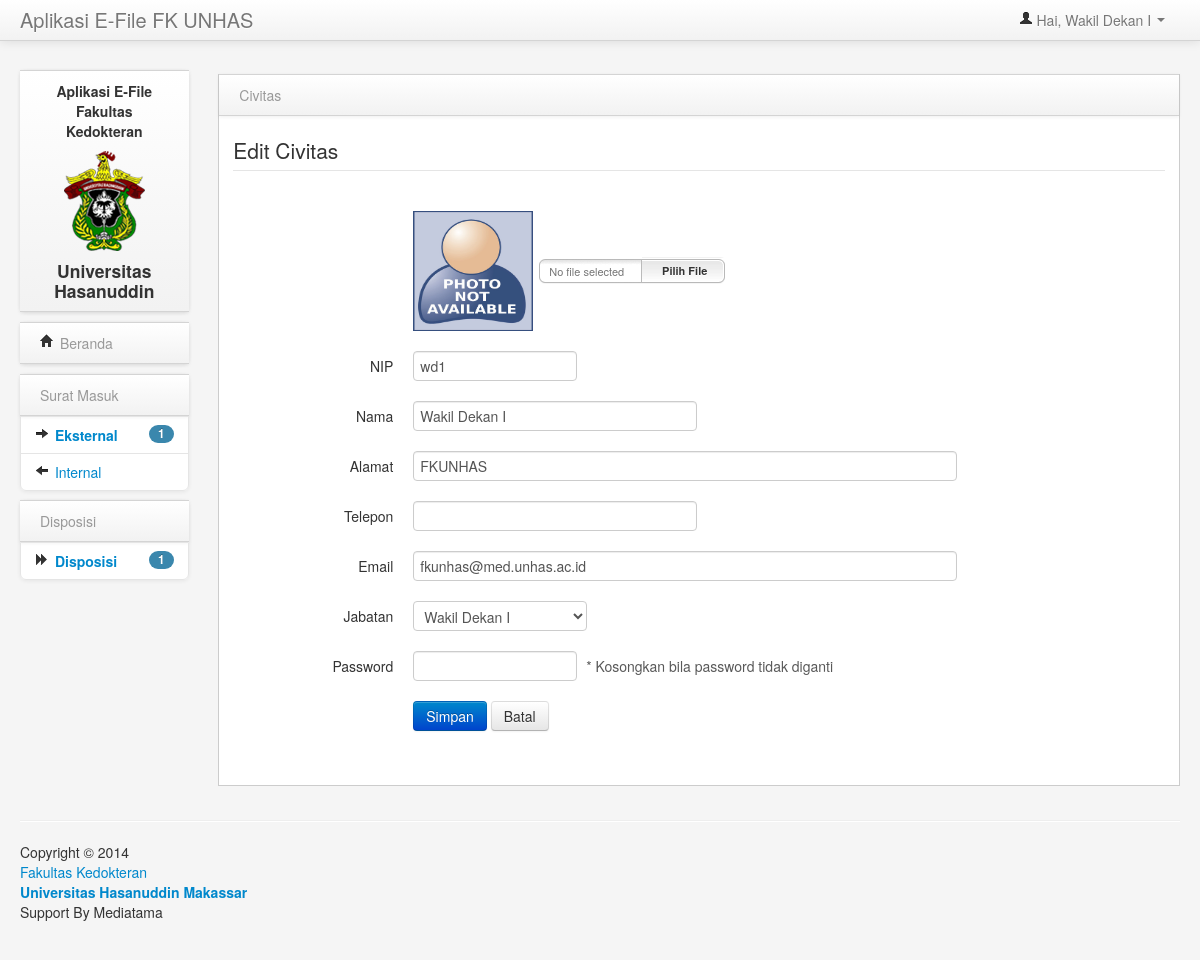
The app's page /home.php?pages=civitas&act=edit&id=2 (signed in) with its own data.
### tables this page shows
CREATE TABLE IF NOT EXISTS `civitas` (
  `cId` int(11) NOT NULL AUTO_INCREMENT,
  `cNip` varchar(50) DEFAULT NULL,
  `cNama` varchar(100) DEFAULT NULL,
  `cAlamat` varchar(100) DEFAULT NULL,
  `cTelp` varchar(50) DEFAULT NULL,
  `cEmail` varchar(50) DEFAULT NULL,
  `cFoto` varchar(100) NOT NULL,
  `cPass` char(32) NOT NULL,
  `cSession` varchar(100) NOT NULL,
  `idj` int(5) DEFAULT NULL,
  PRIMARY KEY (`cId`)
);

### include/civitas/civitas.php (the view, shortened to what this page needs)
<div class="navbar navbar-inner block-header">
	<div class="muted pull-left">Civitas</div>
</div>
<div class="block-content collapse in">
<div class="span12">
<?php
if($_GET[act]=="tambah"){
?>
<form method="post" action="include/civitas/aksi_civitas.php?act=tambah" enctype="multipart/form-data" class="form-horizontal">
<fieldset>
<legend>Tambah Civitas</legend>
	<div class="control-group">
		<label class="control-label" for="nip">NIP</label>
        <div class="controls"><input class="input-medium focused" id="nip" type="text" name="nip" required="required"></div>
    </div>
    <div class="control-group">
		<label class="control-label" for="nama">Nama</label>
        <div class="controls"><input class="input-xlarge focused" id="nama" type="text" name="nama" required="required"></div>
    </div>
    <div class="control-group">
		<label class="control-label" for="alamat">Alamat</label>
        <div class="controls"><input class="input-xxlarge focused" id="alamat" type="text" name="alamat" required="required"></div>
    </div>
    <div class="control-group">
		<label class="control-label" for="telp">Telepon</label>
        <div class="controls"><input class="input-xlarge focused" id="telp" type="text" name="telp"></div>
    </div>
    <div class="control-group">
		<label class="control-label" for="email">Email</label>
        <div class="controls"><input class="input-xxlarge focused" id="email" type="email" name="email"></div>
    </div>
    <div class="control-group">
		<label class="control-label" for="jabatan">Jabatan</label>
        <div class="controls">
        	<select name="jabatan" class="span3">
                <?php
					$jabatan = mysql_query("SELECT * FROM jabatan");
					while($j = mysql_fetch_array($jabatan)){
						if ($j[jabatan]=="Staff"){
							echo"<option value='$j[idj]' selected>$j[jabatan]</option>";
						}else{
							echo"<option value='$j[idj]'>$j[jabatan]</option>";
						}
					}
				?>
            </select>
         </div>
    </div>
	<div class="control-group">
		<label class="control-label">Foto</label>
		<div class="controls"><input class="input-file uniform_on" id="fileInput" type="file" name="fupload"></div>
    </div>
    <div class="control-group">
		<label class="control-label" for="pass">Password</label>
        <div class="controls"><input class="input-medium focused" id="pass" type="password" name="pass" required="required"></div>
    </div>
    <div class="control-group">
        <div class="controls">
        <button class="btn btn-primary">Simpan</button>
        <button type="reset" class="btn" onclick=self.history.back()>Batal</button>
        </div>
    </div>
</fieldset>
</form>
<?php
}elseif($_GET[act]=="edit"){
$e = mysql_fetch_array(mysql_query("SELECT * FROM civitas WHERE cId='$_GET[id]'"));
if ($e[cFoto]==""){
	$foto = "foto/none.jpg";
}else{
	$foto = "foto/$e[cFoto]";
}
?>
<form method="post" action="include/civitas/aksi_civitas.php?act=edit&id=<?=$e[cId];?>" enctype="multipart/form-data" class="form-horizontal">
<fieldset>
<legend>Edit Civitas</legend>
	<div class="control-group">
		<div class="controls">
		<img src="<?=$foto;?>" style="width: 120px; height: 120px;" class="tooltip-right" data-original-title="<?=$e[cNama];?>">
		</div>
    </div>
	<div class="control-group">
		<label class="control-label" for="nip">NIP</label>
        <div class="controls"><input class="input-medium focused" id="nip" type="text" name="nip" required="required" value="<?=$e[cNip];?>"></div>
    </div>
    <div class="control-group">
		<label class="control-label" for="nama">Nama</label>
        <div class="controls"><input class="input-xlarge focused" id="nama" type="text" name="nama" required="required" value="<?=$e[cNama];?>"></div>
    </div>
    <div class="control-group">
		<label class="control-label" for="alamat">Alamat</label>
        <div class="controls"><input class="input-xxlarge focused" id="alamat" type="text" name="alamat" required="required" value="<?=$e[cAlamat];?>"></div>
    </div>
    <div class="control-group">
		<label class="control-label" for="telp">Telepon</label>
        <div class="controls"><input class="input-xlarge focused" id="telp" type="text" name="telp" value="<?=$e[cTelp];?>"></div>
    </div>
    <div class="control-group">
		<label class="control-label" for="email">Email</label>
        <div class="controls"><input class="input-xxlarge focused" id="email" type="email" name="email" value="<?=$e[cEmail];?>"></div>
    </div>
    <?php
	if ($e[cId]!=0){
	?>
    <div class="control-group">
		<label class="control-label" for="jabatan">Jabatan</label>
        <div class="controls">
        	<?php
			if($_SESSION[jabatan]==0){
				echo "<select name='jabatan' class='span3'>";
			}else{
				echo "<select name='jabatan' class='span3' disabled='disabled'>";
			}
			?>
                <?php
					$tampil=mysql_query("SELECT * FROM jabatan ORDER BY jabatan");
					while($w=mysql_fetch_array($tampil)){
						if ($e[idj]==$w[idj]){
							echo "<option value=$w[idj] selected>$w[jabatan]</option>";
						}else{
							echo "<option value=$w[idj]>$w[jabatan]</option>";
						}
					}
				?>
            </select>
         </div>
    </div>
    <?php
	}
	?>
    <div class="control-group">
		<label class="control-label" for="pass">Password</label>
        <div class="controls">
        	<input class="input-medium focused" id="pass" type="password" name="pass">
            <span class="help-inline">* Kosongkan bila password tidak diganti</span>
        </div>
    </div>
    <div class="control-group">
        <div class="controls">
        <button class="btn btn-primary">Simpan</button>
        <button type="reset" class="btn" onclick=self.history.back()>Batal</button>
        </div>
    </div>
</fieldset>
</form>
<?php
}
?>
</div>
</div>

### assets/styles.css (style rules this page uses)
body { padding-top: 60px; padding-bottom: 40px; background-color: #f5f5f5; }
.block-content { margin: 1em; min-height: .25em; }
.block-header { margin-bottom: 0px; border-right: none; border-left: none; -webkit-border-radius: 0px; -moz-border-radius: 0px; border-radius: 0px; }
.block-header div { padding-top: 10px; }

### records on screen
civitas: nip "wd1", nama "Wakil Dekan I", alamat "FKUNHAS", email "fkunhas@med.unhas.ac.id"

### other values on screen
$_SESSION[namacv] "Wakil Dekan I"
$j "1"
form field jabatan "Wakil Dekan I"
